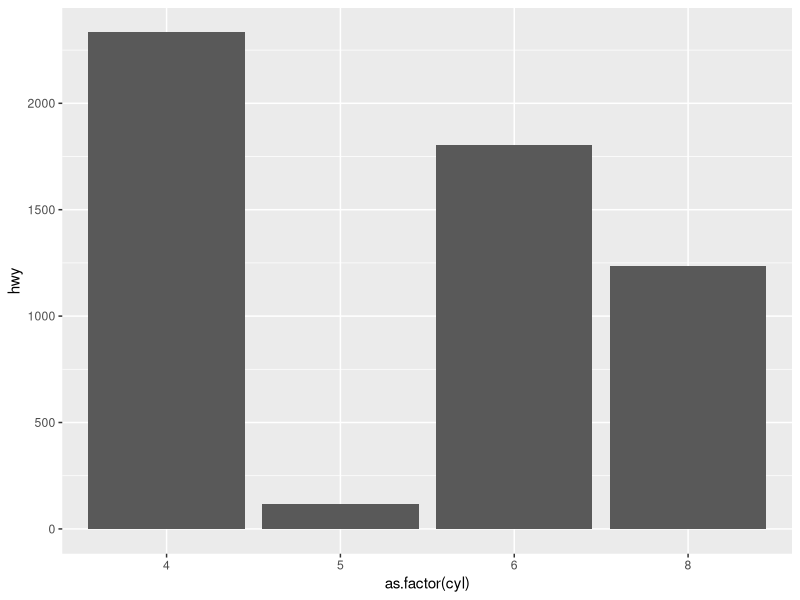
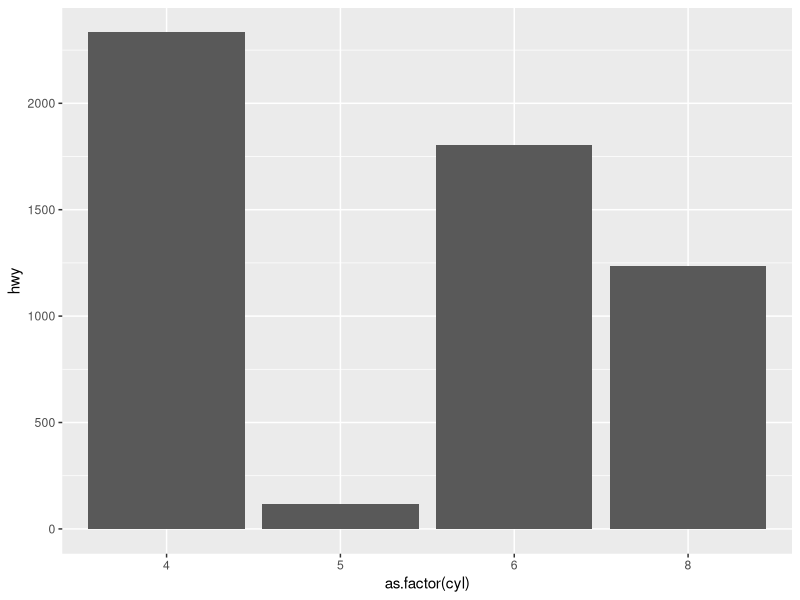

Recreate these plots in R, in order.
## ---- chunk 1
library(ggplot2)
## ---- chunk 2
ggplot(mpg) + geom_bar(aes(x = as.factor(cyl), y = hwy), stat="identity")
## ---- chunk 3
ggplot(mpg) + geom_bar(aes(x = as.factor(cyl), y = hwy), stat="identity")
